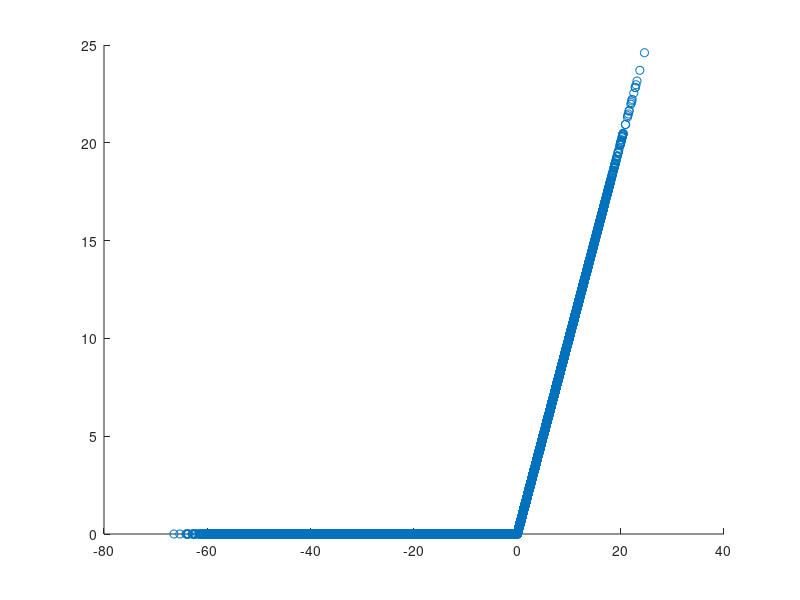

MATLAB code to generate this figure:
clear;
clc;

%% sl(3) generators
G1 = [1,0,0;
      0, -1, 0;
      0,0,0];
G2 = [0, 1,0;
      1, 0 ,0;
      0, 0 ,0];
G3 = [0, -1, 0;
      1, 0, 0;
      0, 0, 0];
G4 = [1, 0, 0;
      0, 1, 0;
      0, 0, -2];
G5 = [0,0,1;
      0,0,0;
      0,0,0];
G6 = [0,0,0;
      0,0,1;
      0,0,0];
G7 = [0,0,0;
      0,0,0;
      1,0,0];
G8 = [0,0,0;
      0,0,0;
      0,1,0];
  
%%
num_sample = 100000;
out_sample = zeros(num_sample,2);
for i=1:num_sample

    a = 2*(rand(8,1)-0.5);
%     b = 2*(rand(8,1)-0.5);
    b = a;
    
    A = a(1)*G1+a(2)*G2+a(3)*G3+a(4)*G4+a(5)*G5+a(6)*G6+a(7)*G7+a(8)*G8;
    B = b(1)*G1+b(2)*G2+b(3)*G3+b(4)*G4+b(5)*G5+b(6)*G6+b(7)*G7+b(8)*G8;
    
    if(trace(A)~=0)
        print("no");
    end
    K = -6*trace(A*B);
    
    % relu
    if(K>0)
       out_sample(i,1)=K;
       out_sample(i,2)=K;
    else
       out_sample(i,1)=K;
       out_sample(i,2)=0;
    end
end


%%
figure(1)
scatter(out_sample(:,1),out_sample(:,2));

%%
G = [G1,G2,G3,G4,G5,G6,G7,G8];
% 
% def sl3_to_R8(M):
%     # [a1 + a4, a2 - a3,    a5]
%     # [a2 + a3, a4 - a1,    a6]
%     # [     a7,      a8, -2*a4]
%     v = torch.zeros(8).to(M.device)
%     v[3] = -0.5*M[2,2]
%     v[4] = M[0,2]
%     v[5] = M[1,2]
%     v[6] = M[2,0]
%     v[7] = M[2,1]
%     v[0] = (M[0,0] - v[3])
% 
%     v[1] = 0.5*(M[0,1] + M[1,0])
%     v[2] = 0.5*(M[1,0] - M[0,1])
%     return v